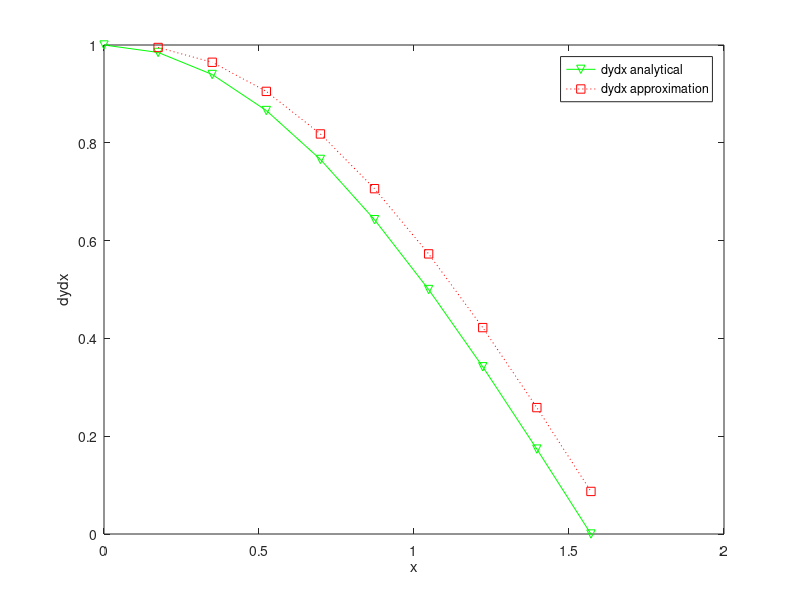

Write MATLAB code to recreate this figure.
% Numerically approximate backward differences
clear; clc; close;
x = linspace(0,pi/2,10);
y = sin(x);
dydx_analb = cos(x); %d_back_exact
dydx_approxb = diff(y)./diff(x);
dydx_approxb = [NaN,dydx_approxb];
error_perc_b = (dydx_analb - dydx_approxb)./dydx_analb * 100;
table = [];
disp('Backward Difference Approximation of the derivative of sin(x)')
disp('   x        dy/dx       dy/dx         %error')
disp('            cos(x)    backward approximation')
fprintf('%8.4f\t%8.4f\t%8.4f\t%8.4f\n',x, dydx_analb,dydx_approxb,error_perc_b);
fprintf('%8.4f\t%8.4f\t%8.4f\t%8.4f\n',table);
plot(x,dydx_analb,'gv-',x,dydx_approxb,'rs:');
xlabel('x');
ylabel('dydx');
legend('dydx analytical','dydx approximation');
set(gcf,'color','w');